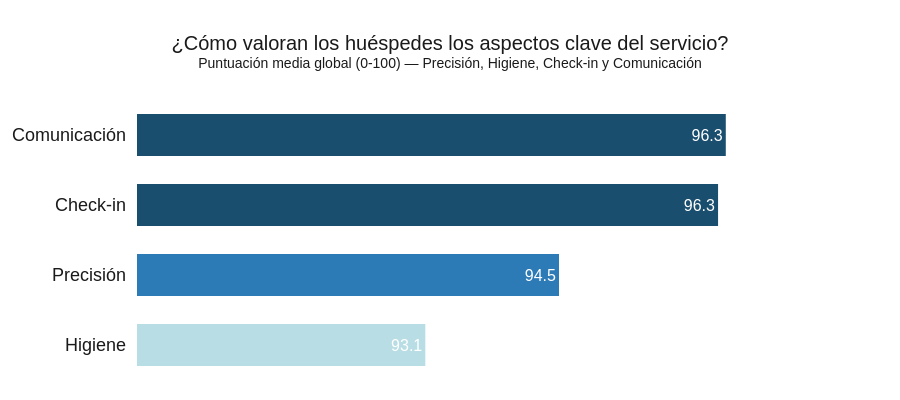

The code cell stored with this chart in its notebook:
### Markdown cell above
* GRAFICOS:

### Code cell
import plotly.graph_objects as go

dimensiones = {
    'Higiene':      df_alojamientos['review_scores_cleanliness'].mean(),
    'Precisión':    df_alojamientos['review_scores_accuracy'].mean(),
    'Check-in':     df_alojamientos['review_scores_checkin'].mean(),
    'Comunicación': df_alojamientos['review_scores_communication'].mean(),
}

dimensiones_sorted = dict(sorted(dimensiones.items(), key=lambda x: x[1], reverse=False))
valores = list(dimensiones_sorted.values())
etiquetas = list(dimensiones_sorted.keys())

# Gradiente azul uniforme — oscuro abajo, claro arriba
# Check-in y Comunicación empatan → mismo color claro
colores = ['#B8DDE4', '#2C7BB6', '#1A4E6E', '#1A4E6E']

fig_dimensiones = go.Figure(go.Bar(
    x=valores,
    y=etiquetas,
    orientation='h',
    marker_color=colores,
    marker_line_width=0,
    text=[round(v, 1) for v in valores],
    textposition='inside',
    textfont=dict(color='white', size=16, family='Arial'),
))

fig_dimensiones.update_layout(
    title=dict(
        text='¿Cómo valoran los huéspedes los aspectos clave del servicio?<br><sup>Puntuación media global (0-100) — Precisión, Higiene, Check-in y Comunicación</sup>',
        font=dict(size=20, family='Arial', color='#1a1a1a'),
        x=0.5,
        xanchor='center'
    ),
    plot_bgcolor='white',
    paper_bgcolor='white',
    xaxis=dict(visible=False, range=[90, 98]),
    yaxis=dict(
        showgrid=False,
        tickfont=dict(size=18, family='Arial', color='#1a1a1a'),
        ticksuffix='  '
    ),
    bargap=0.4,
    showlegend=False,
    margin=dict(l=20, r=20, t=100, b=20),
    height=400
)

fig_dimensiones.show()

### Figure 1 — Plotly figure (JSON) as saved in the notebook; plotly's stock layout.template omitted (floating-point values rounded to 4 significant figures)
{"data": [{"marker": {"color": ["#B8DDE4", "#2C7BB6", "#1A4E6E", "#1A4E6E"], "line": {"width": 0}}, "orientation": "h", "text": ["93.1", "94.5", "96.3", "96.3"], "textfont": {"color": "white", "family": "Arial", "size": 16}, "textposition": "inside", "type": "bar", "x": [93.1, 94.54, 96.26, 96.34], "y": ["Higiene", "Precisión", "Check-in", "Comunicación"]}], "layout": {"bargap": 0.4, "height": 400, "margin": {"b": 20, "l": 20, "r": 20, "t": 100}, "paper_bgcolor": "white", "plot_bgcolor": "white", "showlegend": false, "title": {"font": {"color": "#1a1a1a", "family": "Arial", "size": 20}, "text": "¿Cómo valoran los huéspedes los aspectos clave del servicio?<br><sup>Puntuación media global (0-100) — Precisión, Higiene, Check-in y Comunicación</sup>", "x": 0.5, "xanchor": "center"}, "xaxis": {"range": [90, 98], "visible": false}, "yaxis": {"showgrid": false, "tickfont": {"color": "#1a1a1a", "family": "Arial", "size": 18}, "ticksuffix": "  "}}}
